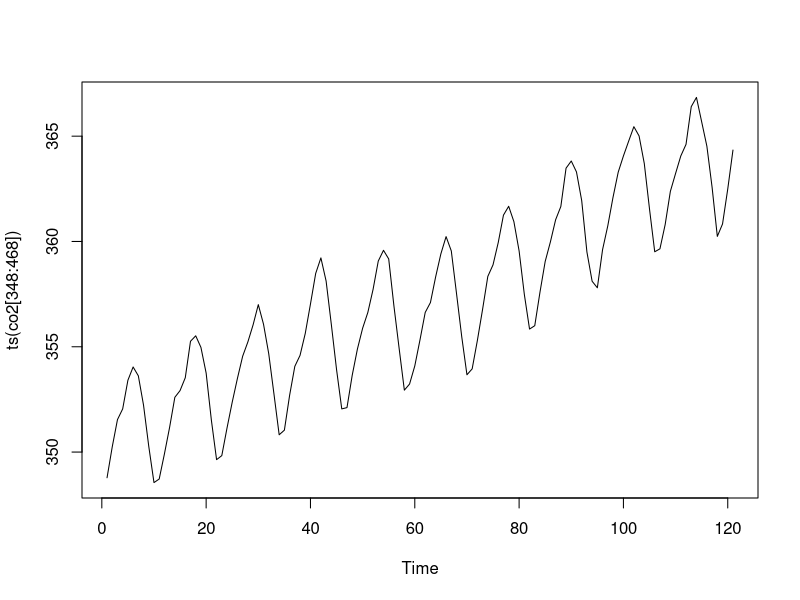

Here is the R script that generated this plot: (Note: this script raises an error after producing the figure.)
## ---- chunk 1
plot(ts(co2[348:468]))
## ---- chunk 2
x<-ts(co2[348:468],frequency = 12)
fit<-auto.arima(x)
fit
## ---- chunk 3
x<-ts(co2[348:468],frequency = 12)
fit<-auto.arima(x)
plot(acf(fit$residuals))
